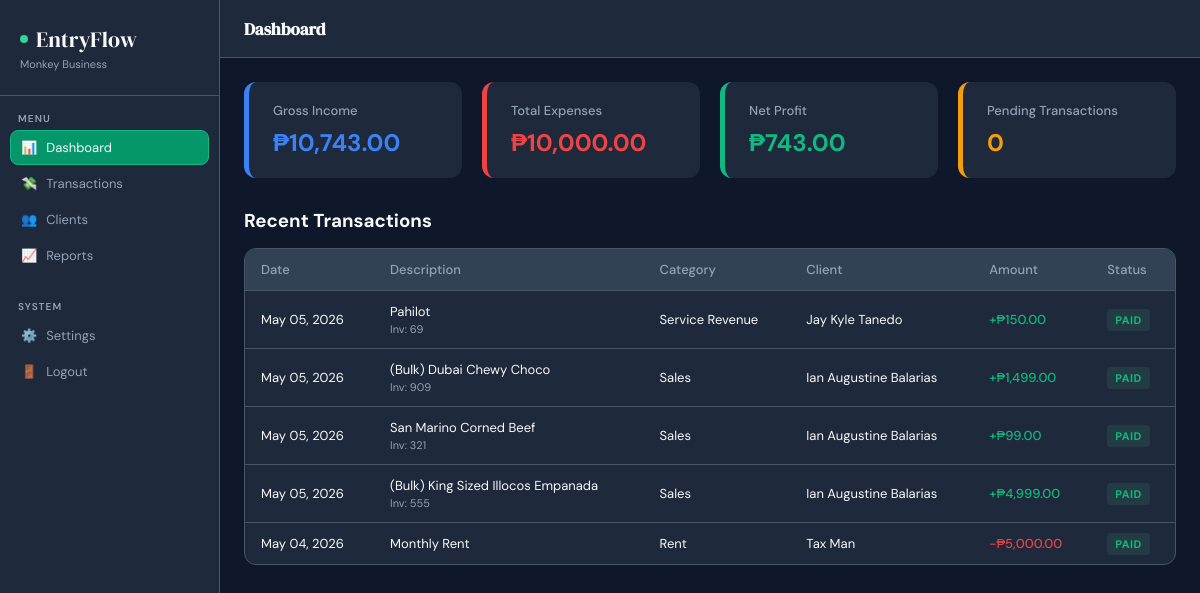
/ (signed in), run on the app's committed database.
### tables this page shows
CREATE TABLE `transactions` (
  `id` int(10) UNSIGNED NOT NULL,
  `user_id` int(10) UNSIGNED NOT NULL,
  `client_id` int(10) UNSIGNED DEFAULT NULL,
  `category_id` int(10) UNSIGNED DEFAULT NULL,
  `invoice_no` varchar(50) DEFAULT NULL,
  `description` varchar(255) NOT NULL,
  `amount` decimal(14,2) NOT NULL,
  `type` enum('income','expense') NOT NULL,
  `status` enum('paid','pending','overdue') NOT NULL DEFAULT 'pending',
  `transaction_date` date NOT NULL,
  `notes` text DEFAULT NULL,
  `created_at` datetime NOT NULL DEFAULT current_timestamp(),
  `updated_at` datetime NOT NULL DEFAULT current_timestamp() ON UPDATE current_timestamp()
);

CREATE TABLE `categories` (
  `id` int(10) UNSIGNED NOT NULL,
  `user_id` int(10) UNSIGNED DEFAULT NULL COMMENT 'NULL = global default',
  `name` varchar(100) NOT NULL,
  `type` enum('income','expense') NOT NULL,
  `is_default` tinyint(1) NOT NULL DEFAULT 0,
  `created_at` datetime NOT NULL DEFAULT current_timestamp(),
  `updated_at` datetime NOT NULL DEFAULT current_timestamp() ON UPDATE current_timestamp()
);

CREATE TABLE `clients` (
  `id` int(10) UNSIGNED NOT NULL,
  `user_id` int(10) UNSIGNED NOT NULL,
  `name` varchar(150) NOT NULL,
  `email` varchar(150) DEFAULT NULL,
  `phone` varchar(20) DEFAULT NULL,
  `address` text DEFAULT NULL,
  `notes` text DEFAULT NULL,
  `created_at` datetime NOT NULL DEFAULT current_timestamp(),
  `updated_at` datetime NOT NULL DEFAULT current_timestamp() ON UPDATE current_timestamp()
);

### index.php (the view, shortened to what this page needs)
<?php
$db   = getDB();
$userId  = (int)$_SESSION['user_id'];
$curMonth = date('Y-m');
$statsQuery = $db->query("SELECT type, SUM(amount) AS t FROM transactions WHERE user_id=$userId AND DATE_FORMAT(transaction_date,'%Y-%m')='$curMonth' GROUP BY type");
$totals = ['income' => 0, 'expense' => 0];
foreach ($statsQuery->fetch_all(MYSQLI_ASSOC) as $row) {
    $totals[$row['type']] = (float)$row['t'];
}
$grossProfit = $totals['income'] - $totals['expense'];
$pendingCnt  = (int)$db->query("SELECT COUNT(*) FROM transactions WHERE user_id=$userId AND status='pending'")->fetch_row()[0];
$recentTx = $db->query("
    SELECT t.id, t.description, t.amount, t.type, t.status, t.transaction_date, t.invoice_no,
           c.name AS client_name, cat.name AS category_name
    FROM transactions t
    LEFT JOIN clients c ON c.id=t.client_id
    LEFT JOIN categories cat ON cat.id=t.category_id
    WHERE t.user_id=$userId
    ORDER BY t.transaction_date DESC, t.id DESC LIMIT 5
")->fetch_all(MYSQLI_ASSOC);
include 'includes/header.php';
?>
<div class="grid">
    <div class="card-income">
        <h3>Gross Income</h3>
        <h2><?= $sym ?><?= number_format($totals['income'], 2) ?></h2>
    </div>
    <div class="card-expense">
        <h3>Total Expenses</h3>
        <h2><?= $sym ?><?= number_format($totals['expense'], 2) ?></h2>
    </div>
    <div class="card-profit" <?= $grossProfit < 0 ? 'style="border-left-color: var(--danger) !important;"' : '' ?>>
        <h3>Net Profit</h3>
        <h2 <?= $grossProfit < 0 ? 'style="color: var(--danger) !important;"' : '' ?>>
            <?= $grossProfit < 0 ? '-' : '' ?><?= $sym ?><?= number_format(abs($grossProfit), 2) ?>
        </h2>
    </div>
    <div class="card-pending">
        <h3>Pending Transactions</h3>
        <h2><?= $pendingCnt ?></h2>
    </div>
</div>
<div style="display: flex; justify-content: space-between; align-items: center; margin: 30px 0 15px;">
    <h3>Recent Transactions</h3>
</div>
<div class="tc">
    <table>
        <thead>
            <tr>
                <th>Date</th>
                <th>Description</th>
                <th>Category</th>
                <th>Client</th>
                <th>Amount</th>
                <th>Status</th>
            </tr>
        </thead>
        <tbody>
            <?php if (empty($recentTx)): ?>
                <tr><td colspan="6" style="text-align: center; padding: 20px; color: var(--text-muted);">No recent transactions</td></tr>
            <?php else: ?>
                <?php foreach ($recentTx as $tx): ?>
                    <tr>
                        <td><?= date('M d, Y', strtotime($tx['transaction_date'])) ?></td>
                        <td class="tdn">
                            <?= htmlspecialchars($tx['description']) ?>
                            <?php if ($tx['invoice_no']): ?><div class="tds">Inv: <?= htmlspecialchars($tx['invoice_no']) ?></div><?php endif; ?>
                        </td>
                        <td><?= htmlspecialchars($tx['category_name'] ?? '—') ?></td>
                        <td><?= htmlspecialchars($tx['client_name'] ?? '—') ?></td>
                        <td class="<?= $tx['type'] === 'income' ? 'ap' : 'an' ?>">
                            <?= $tx['type'] === 'income' ? '+' : '-' ?>₱<?= number_format($tx['amount'], 2) ?>
                        </td>
                        <td>
                            <?php $statusClass = $tx['status'] === 'paid' ? 'bp2' : ($tx['status'] === 'pending' ? 'bpd' : 'bod'); ?>
                            <span class="badge <?= $statusClass ?>"><?= ucfirst($tx['status']) ?></span>
                        </td>
                    </tr>
                <?php endforeach; ?>
            <?php endif; ?>
        </tbody>
    </table>
</div>
<?php include 'includes/footer.php'; ?>

### includes/header.php (shortened to what this page needs)
<?php
$headerDb = getDB();
$headerUid = (int)($_SESSION['user_id'] ?? 0);
$adminInfo = $headerDb->query("SELECT business_name, currency FROM admins WHERE id = $headerUid")->fetch_assoc();
$bizName = $adminInfo['business_name'] ?? 'My Business';
$currCode = $adminInfo['currency'] ?? 'PHP';
$symbols = [
    'PHP' => '₱',
    'USD' => '$',
    'EUR' => '€',
    'GBP' => '£',
    'JPY' => '¥'
];
$sym = $symbols[$currCode] ?? '₱';
?>
<!DOCTYPE html>
<html lang="en">
<head>
    <link rel="stylesheet" href="assets/css/style.css?v=<?= time(); ?>">
</head>
<body>
    <aside class="sidebar">
        <div class="logo-wrap">
            <div class="logo"><div class="logo-dot"></div> EntryFlow</div>
            <div class="biz-name"><?= htmlspecialchars($bizName) ?></div>
        </div>
        <nav>
            <div class="nav-label">Menu</div>
            <a href="index.php" class="nav-item <?= basename($_SERVER['PHP_SELF']) == 'index.php' ? 'active' : '' ?>">
                <span class="ni-ic">📊</span> Dashboard
            </a>
            <a href="transactions.php" class="nav-item <?= basename($_SERVER['PHP_SELF']) == 'transactions.php' ? 'active' : '' ?>">
                <span class="ni-ic">💸</span> Transactions
            </a>
            <a href="clients.php" class="nav-item <?= basename($_SERVER['PHP_SELF']) == 'clients.php' ? 'active' : '' ?>">
                <span class="ni-ic">👥</span> Clients
            </a>
            <a href="reports.php" class="nav-item <?= basename($_SERVER['PHP_SELF']) == 'reports.php' ? 'active' : '' ?>">
                <span class="ni-ic">📈</span> Reports
            </a>
            <div class="nav-label" style="margin-top: 15px;">System</div>
            <a href="settings.php" class="nav-item <?= basename($_SERVER['PHP_SELF']) == 'settings.php' ? 'active' : '' ?>">
                <span class="ni-ic">⚙️</span> Settings
            </a>
            <a href="logout.php" class="nav-item">
                <span class="ni-ic">🚪</span> Logout
            </a>
        </nav>
    </aside>
    <main class="main">
        <header class="topbar">
            <h1 class="page-title">
                <?php
                    $pageName = basename($_SERVER['PHP_SELF'], ".php");
                    echo ucfirst($pageName === 'index' ? 'dashboard' : $pageName);
                ?>
            </h1>
        </header>
        <div class="content">

### includes/footer.php (shortened to what this page needs)
    </div>
</main>
</body>
</html>

### assets/css/style.css (style rules this page uses)
:root { --primary: #10B981; --primary-dark: #059669; --primary-light: #34D399; --accent: #38BDF8; --bg-main: #0F172A; --surface-1: #1E293B; --surface-2: #334155; --border-color: #475569; --text-main: #F8FAFC; --text-muted: #94A3B8; --success: #10B981; --danger: #EF4444; --sidebar-width: 220px; }
*, *::before, *::after { box-sizing: border-box; margin: 0; padding: 0; }
body { font-family: 'DM Sans', sans-serif; background: var(--bg-main); color: var(--text-main); display: flex; height: 100vh; overflow: hidden; }
.sidebar { width: var(--sidebar-width); background: var(--surface-1); border-right: 1px solid var(--border-color); display: flex; flex-direction: column; flex-shrink: 0; padding-bottom: 24px; }
.logo-wrap { padding: 24px 20px; border-bottom: 1px solid var(--border-color); }
.logo { font-family: 'DM Serif Display', serif; font-size: 22px; display: flex; align-items: center; gap: 8px; }
.logo-dot { width: 8px; height: 8px; border-radius: 50%; background: var(--primary-light); }
.biz-name { font-size: 11px; color: var(--text-muted); margin-top: 3px; overflow: hidden; text-overflow: ellipsis; white-space: nowrap; }
nav { flex: 1; padding: 4px 10px; }
.nav-label { font-size: 10px; font-weight: 600; letter-spacing: 1.1px; color: var(--text-muted); text-transform: uppercase; padding: 12px 8px 5px; }
.nav-item { display: flex; align-items: center; gap: 9px; padding: 8px 10px; border-radius: 8px; font-size: 13px; color: var(--text-muted); cursor: pointer; transition: all 0.15s; margin-bottom: 1px; border: 1px solid transparent; text-decoration: none; }
.nav-item.active { background: var(--primary-dark); color: var(--text-main); border-color: var(--primary); }
.main { flex: 1; display: flex; flex-direction: column; overflow: hidden; }
.topbar { height: 58px; border-bottom: 1px solid var(--border-color); display: flex; align-items: center; padding: 0 24px; gap: 12px; background: var(--surface-1); flex-shrink: 0; }
.page-title { font-family: 'DM Serif Display', serif; font-size: 17px; flex: 1; }
.content { flex: 1; overflow-y: auto; padding: 24px; }
.tc { background: var(--surface-1); border: 1px solid var(--border-color); border-radius: 12px; overflow: hidden; }
table { width: 100%; border-collapse: collapse; text-align: left; font-size: 13px; }
th { background: var(--surface-2); padding: 12px 16px; color: var(--text-muted); font-weight: 500; border-bottom: 1px solid var(--border-color); }
td { padding: 12px 16px; border-bottom: 1px solid var(--border-color); vertical-align: middle; }
tr:last-child td { border-bottom: none; }
.tds { font-size: 11px; color: var(--text-muted); margin-top: 2px; }
.ap { color: var(--success); font-weight: 500; }
.an { color: var(--danger); font-weight: 500; }
.badge { padding: 4px 8px; border-radius: 4px; font-size: 11px; font-weight: bold; text-transform: uppercase; letter-spacing: 0.5px; }
.bp2 { background: rgba(61, 170, 114, 0.15); color: var(--success); }
.grid { display: grid; grid-template-columns: repeat(4, 1fr); gap: 20px; margin-bottom: 24px; }
.card-income, .card-expense, .card-profit, .card-pending { background-color: var(--surface-1) !important; border-radius: 12px !important; border-top: none !important; border-right: none !important; border-bottom: none !important; padding: 20px 20px 20px 24px !important; }
.card-income h3, .card-expense h3, .card-profit h3, .card-pending h3 { font-size: 13px; color: var(--text-muted); margin-bottom: 8px; font-weight: 500; }
.card-income { border-left: 5px solid #3B82F6 !important; }
.card-income h2 { color: #3B82F6; }
.card-expense { border-left: 5px solid var(--danger) !important; }
.card-expense h2 { color: var(--danger); }
.card-profit { border-left: 5px solid var(--primary) !important; }
.card-profit h2 { color: var(--primary); }
.card-pending { border-left: 5px solid #F59E0B !important; }
.card-pending h2 { color: #F59E0B; }

### data on the page
transactions: transaction_date "May 05, 2026", description "Pahilot", invoice_no "69", category.name "Service Revenue", client.name "Jay Kyle Tanedo", amount "150.00", status "PAID"
transactions: transaction_date "May 05, 2026", description "(Bulk) Dubai Chewy Choco", invoice_no "909", category.name "Sales", client.name "Ian Augustine Balarias", amount "1,499.00", status "PAID"
transactions: transaction_date "May 05, 2026", description "San Marino Corned Beef", invoice_no "321", category.name "Sales", client.name "Ian Augustine Balarias", amount "99.00", status "PAID"
transactions: transaction_date "May 05, 2026", description "(Bulk) King Sized Illocos Empanada", invoice_no "555", category.name "Sales", client.name "Ian Augustine Balarias", amount "4,999.00", status "PAID"
transactions: transaction_date "May 04, 2026", description "Monthly Rent", category.name "Rent", client.name "Tax Man", amount "5,000.00", status "PAID"

### other printed values
$bizName "Monkey Business"
$pageName === 'index' ? 'dashboard' : $pageName "Dashboard"
$sym "₱"
$totals['income'] "10,743.00"
$totals['expense'] "10,000.00"
abs($grossProfit) "743.00"
$pendingCnt "0"
